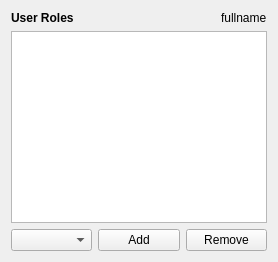
<?xml version="1.0" encoding="UTF-8"?>
<ui version="4.0">
 <class>RoleListWidget</class>
 <widget class="QWidget" name="RoleListWidget">
  <property name="windowTitle">
   <string>Role List</string>
  </property>
  <layout class="QGridLayout" name="gridLayout">
   <item row="2" column="0">
    <layout class="QHBoxLayout" name="horizontalLayout_2">
     <item>
      <widget class="QComboBox" name="roleComboBox"/>
     </item>
     <item>
      <widget class="QPushButton" name="addPushButton">
       <property name="text">
        <string>Add</string>
       </property>
      </widget>
     </item>
     <item>
      <widget class="QPushButton" name="removePushButton">
       <property name="text">
        <string>Remove</string>
       </property>
      </widget>
     </item>
    </layout>
   </item>
   <item row="0" column="0">
    <layout class="QHBoxLayout" name="horizontalLayout">
     <item>
      <widget class="QLabel" name="label">
       <property name="sizePolicy">
        <sizepolicy hsizetype="Expanding" vsizetype="Preferred">
         <horstretch>0</horstretch>
         <verstretch>0</verstretch>
        </sizepolicy>
       </property>
       <property name="font">
        <font>
         <weight>75</weight>
         <bold>true</bold>
        </font>
       </property>
       <property name="text">
        <string>User Roles</string>
       </property>
      </widget>
     </item>
     <item>
      <widget class="QLabel" name="fullnameLabel">
       <property name="text">
        <string>fullname</string>
       </property>
      </widget>
     </item>
    </layout>
   </item>
   <item row="1" column="0">
    <widget class="QListView" name="listView"/>
   </item>
  </layout>
 </widget>
 <resources/>
 <connections/>
</ui>
